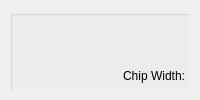
     <widget class="QWidget" name="RecipePreview">
      <attribute name="title">
       <string>Recipe Preview</string>
      </attribute>
      <layout class="QHBoxLayout" name="materialLayout">
       <property name="spacing">
        <number>15</number>
       </property>
       <property name="leftMargin">
        <number>10</number>
       </property>
       <property name="topMargin">
        <number>10</number>
       </property>
       <property name="rightMargin">
        <number>10</number>
       </property>
       <property name="bottomMargin">
        <number>10</number>
       </property>
       <item>
        <widget class="QWidget" name="widget_3" native="true">
         <widget class="QWidget" name="layoutWidget">
          <property name="geometry">
           <rect>
            <x>0</x>
            <y>0</y>
            <width>906</width>
            <height>416</height>
           </rect>
          </property>
          <layout class="QGridLayout" name="gridLayout_57">
           <item row="0" column="0">
            <widget class="ISTAR::GUI::GroupBox" name="gb_upChipInfo">
             <property name="minimumSize">
              <size>
               <width>449</width>
               <height>0</height>
              </size>
             </property>
             <property name="maximumSize">
              <size>
               <width>420</width>
               <height>16777215</height>
              </size>
             </property>
             <property name="styleSheet">
              <string notr="true"/>
             </property>
             <layout class="QGridLayout" name="gridLayout_16">
              <property name="topMargin">
               <number>45</number>
              </property>
              <property name="rightMargin">
               <number>9</number>
              </property>
              <property name="spacing">
               <number>6</number>
              </property>
              <item row="2" column="0">
               <widget class="QLabel" name="label_3">
                <property name="minimumSize">
                 <size>
                  <width>120</width>
                  <height>30</height>
                 </size>
                </property>
                <property name="maximumSize">
                 <size>
                  <width>16777215</width>
                  <height>30</height>
                 </size>
                </property>
                <property name="text">
                 <string>Chip Thickness:</string>
                </property>
                <property name="alignment">
                 <set>Qt::AlignRight|Qt::AlignTrailing|Qt::AlignVCenter</set>
                </property>
               </widget>
              </item>
              <item row="0" column="2">
               <widget class="QLabel" name="label_7">
                <property name="text">
                 <string>mm</string>
                </property>
               </widget>
              </item>
              <item row="2" column="2">
               <widget class="QLabel" name="label_4">
                <property name="minimumSize">
                 <size>
                  <width>90</width>
                  <height>30</height>
                 </size>
                </property>
                <property name="maximumSize">
                 <size>
                  <width>90</width>
                  <height>30</height>
                 </size>
                </property>
                <property name="text">
                 <string>mm</string>
                </property>
               </widget>
              </item>
              <item row="0" column="1">
               <widget class="QDoubleSpinBox" name="dsb_upChipWidth">
                <property name="minimumSize">
                 <size>
                  <width>160</width>
                  <height>30</height>
                 </size>
                </property>
                <property name="maximumSize">
                 <size>
                  <width>16777215</width>
                  <height>30</height>
                 </size>
                </property>
                <property name="alignment">
                 <set>Qt::AlignCenter</set>
                </property>
                <property name="buttonSymbols">
                 <enum>QAbstractSpinBox::NoButtons</enum>
                </property>
                <property name="decimals">
                 <number>3</number>
                </property>
                <property name="minimum">
                 <double>-9999.000000000000000</double>
                </property>
                <property name="maximum">
                 <double>999.999000000000024</double>
                </property>
               </widget>
              </item>
              <item row="0" column="0">
               <widget class="QLabel" name="label_6">
                <property name="minimumSize">
                 <size>
                  <width>120</width>
                  <height>30</height>
                 </size>
                </property>
                <property name="maximumSize">
                 <size>
                  <width>16777215</width>
                  <height>30</height>
                 </size>
                </property>
                <property name="text">
                 <string>Chip Width:</string>
                </property>
                <property name="alignment">
                 <set>Qt::AlignRight|Qt::AlignTrailing|Qt::AlignVCenter</set>
                </property>
               </widget>
              </item>
              <item row="1" column="0">
               <widget class="QLabel" name="label_5">
                <property name="minimumSize">
                 <size>
                  <width>120</width>
                  <height>30</height>
                 </size>
                </property>
                <property name="maximumSize">
                 <size>
                  <width>16777215</width>
                  <height>30</height>
                 </size>
                </property>
                <property name="text">
                 <string>Chip Length:</string>
                </property>
                <property name="alignment">
                 <set>Qt::AlignRight|Qt::AlignTrailing|Qt::AlignVCenter</set>
                </property>
               </widget>
              </item>
              <item row="1" column="2">
               <widget class="QLabel" name="label_8">
                <property name="minimumSize">
                 <size>
                  <width>90</width>
                  <height>30</height>
                 </size>
                </property>
                <property name="maximumSize">
                 <size>
                  <width>90</width>
                  <height>30</height>
                 </size>
                </property>
                <property name="text">
                 <string>mm</string>
                </property>
               </widget>
              </item>
              <item row="2" column="1">
               <widget class="QDoubleSpinBox" name="dsb_upChipThickness">
                <property name="minimumSize">
                 <size>
                  <width>160</width>
                  <height>30</height>
                 </size>
                </property>
                <property name="maximumSize">
                 <size>
                  <width>160</width>
                  <height>30</height>
                 </size>
                </property>
                <property name="alignment">
                 <set>Qt::AlignCenter</set>
                </property>
                <property name="buttonSymbols">
                 <enum>QAbstractSpinBox::NoButtons</enum>
                </property>
                <property name="decimals">
                 <number>3</number>
                </property>
                <property name="minimum">
                 <double>-9999.000000000000000</double>
                </property>
                <property name="maximum">
                 <double>9999.000000000000000</double>
                </property>
               </widget>
              </item>
              <item row="1" column="1">
               <widget class="QDoubleSpinBox" name="dsb_upChipHeight">
                <property name="minimumSize">
                 <size>
                  <width>160</width>
                  <height>30</height>
                 </size>
                </property>
                <property name="maximumSize">
                 <size>
                  <width>160</width>
                  <height>30</height>
                 </size>
                </property>
                <property name="alignment">
                 <set>Qt::AlignCenter</set>
                </property>
                <property name="buttonSymbols">
                 <enum>QAbstractSpinBox::NoButtons</enum>
                </property>
                <property name="decimals">
                 <number>3</number>
                </property>
                <property name="minimum">
                 <double>-9999.000000000000000</double>
                </property>
                <property name="maximum">
                 <double>9999.000000000000000</double>
                </property>
               </widget>
              </item>
             </layout>
            </widget>
           </item>
           <item row="0" column="1">
            <widget class="ISTAR::GUI::GroupBox" name="gb_blueWaferInfo">
             <property name="minimumSize">
              <size>
               <width>449</width>
               <height>0</height>
              </size>
             </property>
             <property name="maximumSize">
              <size>
               <width>420</width>
               <height>16777215</height>
              </size>
             </property>
             <property name="styleSheet">
              <string notr="true"/>
             </property>
             <layout class="QGridLayout" name="gridLayout_54">
              <property name="topMargin">
               <number>45</number>
              </property>
              <property name="rightMargin">
               <number>9</number>
              </property>
              <property name="spacing">
               <number>6</number>
              </property>
              <item row="1" column="2">
               <widget class="QLabel" name="label_72">
                <property name="minimumSize">
                 <size>
                  <width>90</width>
                  <height>30</height>
                 </size>
                </property>
                <property name="maximumSize">
                 <size>
                  <width>90</width>
                  <height>30</height>
                 </size>
                </property>
                <property name="text">
                 <string>°</string>
                </property>
               </widget>
              </item>
              <item row="2" column="2">
               <widget class="QLabel" name="label_63">
                <property name="minimumSize">
                 <size>
                  <width>90</width>
                  <height>30</height>
                 </size>
                </property>
                <property name="maximumSize">
                 <size>
                  <width>90</width>
                  <height>30</height>
                 </size>
                </property>
                <property name="text">
                 <string>mm</string>
                </property>
               </widget>
              </item>
              <item row="0" column="2">
               <widget class="QLabel" name="label_62">
                <property name="text">
                 <string>inch</string>
                </property>
               </widget>
              </item>
              <item row="0" column="0">
               <widget class="QLabel" name="label_64">
                <property name="minimumSize">
                 <size>
                  <width>120</width>
                  <height>30</height>
                 </size>
                </property>
                <property name="maximumSize">
                 <size>
                  <width>16777215</width>
                  <height>30</height>
                 </size>
                </property>
                <property name="text">
                 <string>Wafer Size:</string>
                </property>
                <property name="alignment">
                 <set>Qt::AlignRight|Qt::AlignTrailing|Qt::AlignVCenter</set>
                </property>
               </widget>
              </item>
              <item row="2" column="0">
               <widget class="QLabel" name="label_61">
                <property name="minimumSize">
                 <size>
                  <width>120</width>
                  <height>30</height>
                 </size>
                </property>
                <property name="maximumSize">
                 <size>
                  <width>16777215</width>
                  <height>30</height>
                 </size>
                </property>
                <property name="text">
                 <string>Expansion Depth:</string>
                </property>
                <property name="alignment">
                 <set>Qt::AlignRight|Qt::AlignTrailing|Qt::AlignVCenter</set>
                </property>
               </widget>
              </item>
              <item row="1" column="0">
               <widget class="QLabel" name="label_71">
                <property name="minimumSize">
                 <size>
                  <width>120</width>
                  <height>30</height>
                 </size>
                </property>
                <property name="maximumSize">
                 <size>
                  <width>16777215</width>
                  <height>30</height>
                 </size>
                </property>
                <property name="text">
                 <string>Wafer Notch Angle:</string>
                </property>
                <property name="alignment">
                 <set>Qt::AlignRight|Qt::AlignTrailing|Qt::AlignVCenter</set>
                </property>
               </widget>
              </item>
              <item row="2" column="1">
               <widget class="QDoubleSpinBox" name="dsb_expansionDepth">
                <property name="minimumSize">
                 <size>
                  <width>160</width>
                  <height>30</height>
                 </size>
                </property>
                <property name="maximumSize">
                 <size>
                  <width>160</width>
                  <height>30</height>
                 </size>
                </property>
                <property name="alignment">
                 <set>Qt::AlignCenter</set>
                </property>
                <property name="buttonSymbols">
                 <enum>QAbstractSpinBox::NoButtons</enum>
                </property>
                <property name="decimals">
                 <number>3</number>
                </property>
                <property name="minimum">
                 <double>-9999.000000000000000</double>
                </property>
                <property name="maximum">
                 <double>9999.000000000000000</double>
                </property>
               </widget>
              </item>
              <item row="0" column="1">
               <widget class="QDoubleSpinBox" name="dsb_blueWaferSize">
                <property name="minimumSize">
                 <size>
                  <width>160</width>
                  <height>30</height>
                 </size>
                </property>
                <property name="maximumSize">
                 <size>
                  <width>160</width>
                  <height>30</height>
                 </size>
                </property>
                <property name="alignment">
                 <set>Qt::AlignCenter</set>
                </property>
                <property name="buttonSymbols">
                 <enum>QAbstractSpinBox::NoButtons</enum>
                </property>
                <property name="decimals">
                 <number>0</number>
                </property>
                <property name="minimum">
                 <double>-9999.000000000000000</double>
                </property>
                <property name="maximum">
                 <double>9999.000000000000000</double>
                </property>
               </widget>
              </item>
              <item row="1" column="1">
               <widget class="QDoubleSpinBox" name="dsb_blueWaferNotchOrient">
                <property name="minimumSize">
                 <size>
                  <width>160</width>
                  <height>30</height>
                 </size>
                </property>
                <property name="maximumSize">
                 <size>
                  <width>160</width>
                  <height>30</height>
                 </size>
                </property>
                <property name="alignment">
                 <set>Qt::AlignCenter</set>
                </property>
                <property name="buttonSymbols">
                 <enum>QAbstractSpinBox::NoButtons</enum>
                </property>
                <property name="decimals">
                 <number>0</number>
                </property>
                <property name="minimum">
                 <double>-9999.000000000000000</double>
                </property>
                <property name="maximum">
                 <double>9999.000000000000000</double>
                </property>
               </widget>
              </item>
             </layout>
            </widget>
           </item>
           <item row="1" column="0">
            <widget class="ISTAR::GUI::GroupBox" name="gb_dwChipInfo">
             <layout class="QGridLayout" name="gridLayout_53">
              <property name="topMargin">
               <number>45</number>
              </property>
              <item row="0" column="2">
               <widget class="QLabel" name="label_16">
                <property name="text">
                 <string>mm</string>
                </property>
               </widget>
              </item>
              <item row="1" column="2">
               <widget class="QLabel" name="label_18">
                <property name="minimumSize">
                 <size>
                  <width>90</width>
                  <height>30</height>
                 </size>
                </property>
                <property name="maximumSize">
                 <size>
                  <width>90</width>
                  <height>30</height>
                 </size>
                </property>
                <property name="text">
                 <string>mm</string>
                </property>
               </widget>
              </item>
              <item row="1" column="1">
               <widget class="QDoubleSpinBox" name="dsb_dwChipHeight">
                <property name="minimumSize">
                 <size>
                  <width>160</width>
                  <height>30</height>
                 </size>
                </property>
                <property name="maximumSize">
                 <size>
                  <width>160</width>
                  <height>30</height>
                 </size>
                </property>
                <property name="alignment">
                 <set>Qt::AlignCenter</set>
                </property>
                <property name="buttonSymbols">
                 <enum>QAbstractSpinBox::NoButtons</enum>
                </property>
                <property name="decimals">
                 <number>3</number>
                </property>
                <property name="minimum">
                 <double>-9999.000000000000000</double>
                </property>
                <property name="maximum">
                 <double>9999.000000000000000</double>
                </property>
               </widget>
              </item>
              <item row="0" column="1">
               <widget class="QDoubleSpinBox" name="dsb_dwChipWidth">
                <property name="minimumSize">
                 <size>
                  <width>160</width>
                  <height>30</height>
                 </size>
                </property>
                <property name="maximumSize">
                 <size>
                  <width>160</width>
                  <height>30</height>
                 </size>
                </property>
                <property name="alignment">
                 <set>Qt::AlignCenter</set>
                </property>
                <property name="buttonSymbols">
                 <enum>QAbstractSpinBox::NoButtons</enum>
                </property>
                <property name="decimals">
                 <number>3</number>
                </property>
                <property name="minimum">
                 <double>-9999.000000000000000</double>
                </property>
                <property name="maximum">
                 <double>9999.000000000000000</double>
                </property>
               </widget>
              </item>
              <item row="1" column="0">
               <widget class="QLabel" name="label_17">
                <property name="minimumSize">
                 <size>
                  <width>120</width>
                  <height>30</height>
                 </size>
                </property>
                <property name="maximumSize">
                 <size>
                  <width>16777215</width>
                  <height>30</height>
                 </size>
                </property>
                <property name="text">
                 <string>Chip Length:</string>
                </property>
                <property name="alignment">
                 <set>Qt::AlignRight|Qt::AlignTrailing|Qt::AlignVCenter</set>
                </property>
               </widget>
              </item>
              <item row="0" column="0">
               <widget class="QLabel" name="label_15">
                <property name="minimumSize">
                 <size>
                  <width>120</width>
                  <height>30</height>
                 </size>
                </property>
                <property name="maximumSize">
                 <size>
                  <width>16777215</width>
                  <height>30</height>
                 </size>
                </property>
                <property name="text">
                 <string>Chip Width:</string>
                </property>
                <property name="alignment">
                 <set>Qt::AlignRight|Qt::AlignTrailing|Qt::AlignVCenter</set>
                </property>
               </widget>
              </item>
             </layout>
            </widget>
           </item>
           <item row="1" column="1">
            <widget class="ISTAR::GUI::GroupBox" name="gb_dwWaferInfo">
             <property name="title">
              <string/>
             </property>
             <layout class="QGridLayout" name="gridLayout_55">
              <property name="topMargin">
               <number>45</number>
              </property>
              <item row="0" column="0">
               <widget class="QLabel" name="label_27">
                <property name="minimumSize">
                 <size>
                  <width>120</width>
                  <height>30</height>
                 </size>
                </property>
                <property name="maximumSize">
                 <size>
                  <width>16777215</width>
                  <height>30</height>
                 </size>
                </property>
                <property name="text">
                 <string>Wafer Size:</string>
                </property>
                <property name="alignment">
                 <set>Qt::AlignRight|Qt::AlignTrailing|Qt::AlignVCenter</set>
                </property>
               </widget>
              </item>
              <item row="1" column="2">
               <widget class="QLabel" name="label_24">
                <property name="minimumSize">
                 <size>
                  <width>90</width>
                  <height>30</height>
                 </size>
                </property>
                <property name="maximumSize">
                 <size>
                  <width>90</width>
                  <height>30</height>
                 </size>
                </property>
                <property name="text">
                 <string>mm</string>
                </property>
               </widget>
              </item>
              <item row="0" column="2">
               <widget class="QLabel" name="label_22">
                <property name="text">
                 <string>inch</string>
                </property>
               </widget>
              </item>
              <item row="1" column="1">
               <widget class="QDoubleSpinBox" name="dsb_waferThickness">
                <property name="minimumSize">
                 <size>
                  <width>160</width>
                  <height>30</height>
                 </size>
                </property>
                <property name="maximumSize">
                 <size>
                  <width>160</width>
                  <height>30</height>
                 </size>
                </property>
                <property name="alignment">
                 <set>Qt::AlignCenter</set>
                </property>
                <property name="buttonSymbols">
                 <enum>QAbstractSpinBox::NoButtons</enum>
                </property>
                <property name="decimals">
                 <number>3</number>
                </property>
                <property name="minimum">
                 <double>-9999.000000000000000</double>
                </property>
                <property name="maximum">
                 <double>9999.000000000000000</double>
                </property>
               </widget>
              </item>
              <item row="1" column="0">
               <widget class="QLabel" name="label_20">
                <property name="minimumSize">
                 <size>
                  <width>120</width>
                  <height>30</height>
                 </size>
                </property>
                <property name="maximumSize">
                 <size>
                  <width>16777215</width>
                  <height>30</height>
                 </size>
                </property>
                <property name="text">
                 <string>Wafer Thickness:</string>
                </property>
                <property name="alignment">
                 <set>Qt::AlignRight|Qt::AlignTrailing|Qt::AlignVCenter</set>
                </property>
               </widget>
              </item>
              <item row="0" column="1">
               <widget class="QDoubleSpinBox" name="dsb_waferSize">
                <property name="minimumSize">
                 <size>
                  <width>160</width>
                  <height>30</height>
                 </size>
                </property>
                <property name="maximumSize">
                 <size>
                  <width>160</width>
                  <height>30</height>
                 </size>
                </property>
                <property name="alignment">
                 <set>Qt::AlignCenter</set>
                </property>
                <property name="buttonSymbols">
                 <enum>QAbstractSpinBox::NoButtons</enum>
                </property>
                <property name="decimals">
                 <number>3</number>
                </property>
                <property name="minimum">
                 <double>-9999.000000000000000</double>
                </property>
                <property name="maximum">
                 <double>9999.000000000000000</double>
                </property>
               </widget>
              </item>
             </layout>
            </widget>
           </item>
           <item row="2" column="0">
            <widget class="ISTAR::GUI::GroupBox" name="gb_BondingParam">
             <property name="title">
              <string/>
             </property>
             <layout class="QGridLayout" name="gridLayout_56">
              <property name="topMargin">
               <number>45</number>
              </property>
              <item row="0" column="0">
               <widget class="QLabel" name="label_30">
                <property name="minimumSize">
                 <size>
                  <width>120</width>
                  <height>30</height>
                 </size>
                </property>
                <property name="maximumSize">
                 <size>
                  <width>16777215</width>
                  <height>30</height>
                 </size>
                </property>
                <property name="text">
                 <string>Max Pressure:</string>
                </property>
                <property name="alignment">
                 <set>Qt::AlignRight|Qt::AlignTrailing|Qt::AlignVCenter</set>
                </property>
               </widget>
              </item>
              <item row="1" column="2">
               <widget class="QLabel" name="label_26">
                <property name="minimumSize">
                 <size>
                  <width>90</width>
                  <height>30</height>
                 </size>
                </property>
                <property name="maximumSize">
                 <size>
                  <width>90</width>
                  <height>30</height>
                 </size>
                </property>
                <property name="text">
                 <string> ℃</string>
                </property>
               </widget>
              </item>
              <item row="0" column="2">
               <widget class="QLabel" name="label_23">
                <property name="text">
                 <string>N</string>
                </property>
               </widget>
              </item>
              <item row="1" column="1">
               <widget class="QDoubleSpinBox" name="dsb_maxTargetTemp">
                <property name="minimumSize">
                 <size>
                  <width>160</width>
                  <height>30</height>
                 </size>
                </property>
                <property name="maximumSize">
                 <size>
                  <width>160</width>
                  <height>30</height>
                 </size>
                </property>
                <property name="alignment">
                 <set>Qt::AlignCenter</set>
                </property>
                <property name="buttonSymbols">
                 <enum>QAbstractSpinBox::NoButtons</enum>
                </property>
                <property name="decimals">
                 <number>3</number>
                </property>
                <property name="minimum">
                 <double>-9999.000000000000000</double>
                </property>
                <property name="maximum">
                 <double>9999.000000000000000</double>
                </property>
               </widget>
              </item>
              <item row="1" column="0">
               <widget class="QLabel" name="label_21">
                <property name="minimumSize">
                 <size>
                  <width>120</width>
                  <height>30</height>
                 </size>
                </property>
                <property name="maximumSize">
                 <size>
                  <width>16777215</width>
                  <height>30</height>
                 </size>
                </property>
                <property name="text">
                 <string>Max Temperature:</string>
                </property>
                <property name="alignment">
                 <set>Qt::AlignRight|Qt::AlignTrailing|Qt::AlignVCenter</set>
                </property>
               </widget>
              </item>
              <item row="0" column="1">
               <widget class="QDoubleSpinBox" name="dsb_maxTargetForce">
                <property name="minimumSize">
                 <size>
                  <width>160</width>
                  <height>30</height>
                 </size>
                </property>
                <property name="maximumSize">
                 <size>
                  <width>160</width>
                  <height>30</height>
                 </size>
                </property>
                <property name="alignment">
                 <set>Qt::AlignCenter</set>
                </property>
                <property name="buttonSymbols">
                 <enum>QAbstractSpinBox::NoButtons</enum>
                </property>
                <property name="decimals">
                 <number>3</number>
                </property>
                <property name="minimum">
                 <double>-9999.000000000000000</double>
                </property>
                <property name="maximum">
                 <double>9999.000000000000000</double>
                </property>
               </widget>
              </item>
             </layout>
            </widget>
           </item>
          </layout>
         </widget>
        </widget>
       </item>
      </layout>
     </widget>
